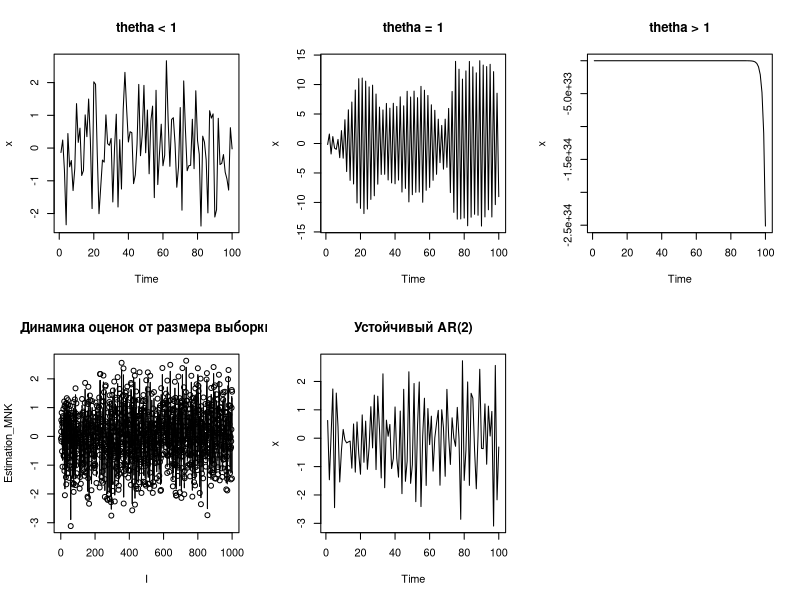

Here is the R script that generated this plot:
library("stats")

AR<-function(theta,n){ # Вариация процесса, с передаваемыми theta. Вообще это процесс общего порядка, но тк я передаю
                       # Тета, то порядок эквивалентен размерности тета.  
    p<-length(theta)
    x<-rnorm(n+p)# Вектор размерности n+p

    for (i in (p+1):(n+p)) {
    x[i] <- sum(theta * rev(x[(i-p):(i-1)])) + rnorm(1)
    }

    x <- x[(p+1):(n+p)]

    return(x)
}

Estimation_MNK <- function(x) {
  n <- length(x)
  numerator <- 0
  denominator <- 0

  for (i in 2:n) {
    numerator <- numerator + x[i] * x[i-1]
    denominator <- denominator + x[i-1] * x[i-1]
  }

  theta <- numerator / denominator

  return(theta)
}

Estimation_MLE <- function(x) {
  n <- length(x)
  numerator <- 0
  denominator <- 0

  for (i in 2:n) {
    numerator <- numerator + x[i] * x[i-1]
    denominator <- denominator + x[i-1] * x[i-1]
  }

  theta <- numerator / denominator

  return(theta)
}

Generate_vector_thetha_stacionary <- function(){
  theta <- c(rnorm(1),rnorm(1))
  while(all(abs(polyroot(c(1, -theta[1], -theta[2]))) < 1)){
    theta <- c(rnorm(1),rnorm(1))
  }
  return( theta )
} 



#######################################################
#                      Задания                        #
#######################################################
par(mfrow = c(2, 3)) # Разбил окно вывод графков на сетку 2*2
############ 1 ##########


########################
#       Типы тета:     #
#    1 - |theta| < 1   #
#    2 - |theta| = 1   #
#    3 - |theta| > 1   #
########################

theta1 <- rnorm(1, mean=0, sd=0.5)

theta2 <- sample(c(-1, 1), 1)

theta3 <- rnorm(1, mean=2, sd=1)


# 1.1
theta <- c(theta1)
n<-100
x<- AR(theta,n)
# png(filename="./AR_Plots/theta_lower_1.png")
plot.ts(x, main = "thetha < 1")
# dev.off()

# 1.2
theta <- c(theta2)
n <-100
x <- AR(theta,n)
# png(filename="./AR_Plots/theta_equal_1.png")
plot.ts(x, main = "thetha = 1")
# dev.off()

# 1.3

theta <- c(theta3)
n <-100
x <- AR(theta,n)
# png(filename="./AR_Plots/theta_upper_1.png")
plot.ts(x, main = "thetha > 1")
# dev.off()

############ 2 ##########
#Оценка МНК
theta <- c(theta1)
n <-100
x <- AR(theta,n)

estimated_theta_mnk <- Estimation_MNK(x)
print("############ 2 ##########")
print(paste("Real theta: ", theta, " Estimated theta: ", estimated_theta_mnk))

############ 3 ##########
#Оценка ММН

#
# В случае гауссовского шума МНК и ММП выглядят одинаково.
# В выводе оценки будут разные потому, что данные заново генерируются.
#
theta <- c(theta1)
n <-100
x <- AR(theta,n)

estimated_theta_mle <- Estimation_MLE(x)
print("############ 3 ##########")
print(paste("Real theta: ", theta, " Estimated theta: ", estimated_theta_mle))

############ 4 ##########

#4.a

theta <- theta1
n <- 1000
x <- AR(theta,n)
#4.b

estimated_theta_mnk_by_10_numbers <-Estimation_MNK(head(x,10))
print("############ 4 ##########")
print(paste("Real theta: ", theta, " Estimated theta: ", estimated_theta_mnk_by_10_numbers))

#4.c

estimated_theta_mnk_vector <- rep(NA,n)
for (i in 11:n){
  #Для того, чтобы не придумывать лишние итераторы и не вводить волшенбые константы типо i-11
  #Пусть первые 11 элементов вектора будут пустые
  estimated_theta_mnk_vector[i]<-estimated_theta_mnk_by_i_numbers <-Estimation_MNK(head(x,i))
}
estimated_theta_mnk_vector <- estimated_theta_mnk_vector[-c(1:11)]


#png(filename="./AR_Plots/Estimation_MNK_from_11_to_1000.png")
plot(x, type = 'b', main = "Динамика оценок от размера выборки", xlab = "I", ylab = "Estimation_MNK", pch = 1)
# dev.off()
############ 5 ##########

theta <- Generate_vector_thetha_stacionary()
n <- 100
x <- AR(theta,n)
plot.ts(x, main = "Устойчивый AR(2)")
############ 6 ##########